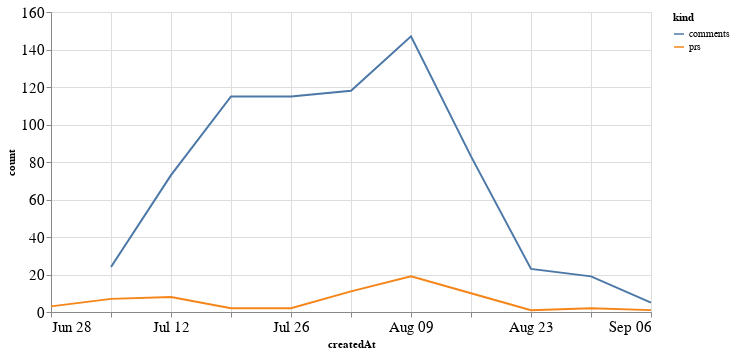

This figure's notebook cell:
### Code cell
alt.Chart(total_time, width=600).mark_line().encode(
    x='createdAt',
    y='count',
    color='kind'
)

### Figure 1 — Vega-Lite specification as saved in the notebook (floating-point values rounded to 4 significant figures)
{"config": {"axisLeft": {"labelFontSize": 15}, "axisBottom": {"labelFontSize": 15}}, "data": {"name": "data-86edde4a053e64c1501d4c794d86611f"}, "mark": "line", "encoding": {"color": {"type": "nominal", "field": "kind"}, "x": {"type": "temporal", "field": "createdAt"}, "y": {"type": "quantitative", "field": "count"}}, "width": 600, "$schema": "https://vega.github.io/schema/vega-lite/v4.8.1.json", "datasets": {"data-86edde4a053e64c1501d4c794d86611f": [{"createdAt": "2020-06-28T00:00:00", "kind": "prs", "count": 3.0}, {"createdAt": "2020-07-05T00:00:00", "kind": "prs", "count": 7.0}, {"createdAt": "2020-07-12T00:00:00", "kind": "prs", "count": 8.0}, {"createdAt": "2020-07-19T00:00:00", "kind": "prs", "count": 2.0}, {"createdAt": "2020-07-26T00:00:00", "kind": "prs", "count": 2.0}, {"createdAt": "2020-08-02T00:00:00", "kind": "prs", "count": 11.0}, {"createdAt": "2020-08-09T00:00:00", "kind": "prs", "count": 19.0}, {"createdAt": "2020-08-16T00:00:00", "kind": "prs", "count": 10.0}, {"createdAt": "2020-08-23T00:00:00", "kind": "prs", "count": 1.0}, {"createdAt": "2020-08-30T00:00:00", "kind": "prs", "count": 2.0}, {"createdAt": "2020-09-06T00:00:00", "kind": "prs", "count": 1.0}, {"createdAt": "2020-06-28T00:00:00", "kind": "comments", "count": null}, {"createdAt": "2020-07-05T00:00:00", "kind": "comments", "count": 24.0}, {"createdAt": "2020-07-12T00:00:00", "kind": "comments", "count": 73.0}, {"createdAt": "2020-07-19T00:00:00", "kind": "comments", "count": 115.0}, {"createdAt": "2020-07-26T00:00:00", "kind": "comments", "count": 115.0}, {"createdAt": "2020-08-02T00:00:00", "kind": "comments", "count": 118.0}, {"createdAt": "2020-08-09T00:00:00", "kind": "comments", "count": 147.0}, {"createdAt": "2020-08-16T00:00:00", "kind": "comments", "count": 83.0}, {"createdAt": "2020-08-23T00:00:00", "kind": "comments", "count": 23.0}, {"createdAt": "2020-08-30T00:00:00", "kind": "comments", "count": 19.0}, {"createdAt": "2020-09-06T00:00:00", "kind": "comments", "count": 5.0}]}}
